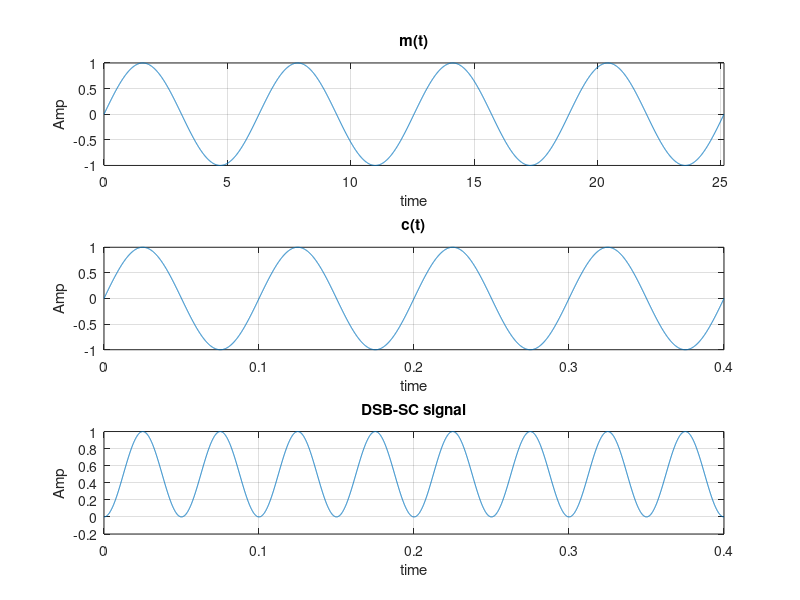

This figure's MATLAB source:
clc
clear all
close all
Fs = 200 ;          
Tm = 2*pi ;            
tm = 0:1/Fs:4*Tm ;     
m = sin(tm) ;        
fc = 10 ;              
tc = linspace(0,4/fc,length(tm)) ; 
c = sin(2*pi*fc*tc) ; 
s = m.*c ;   
subplot(3,1,1)
plot(tm,m)
xlim([0 4*Tm])
xlabel('time')
ylabel('Amp')
title('m(t)')
grid on
subplot(3,1,2)
plot(tc,c)
xlim([0 4/fc])
xlabel('time')
ylabel('Amp')
title('c(t)')
grid on
subplot(3,1,3)
plot(tc,s)
xlim([0 4/fc])
xlabel('time')
ylabel('Amp')
title('DSB-SC signal')
grid on